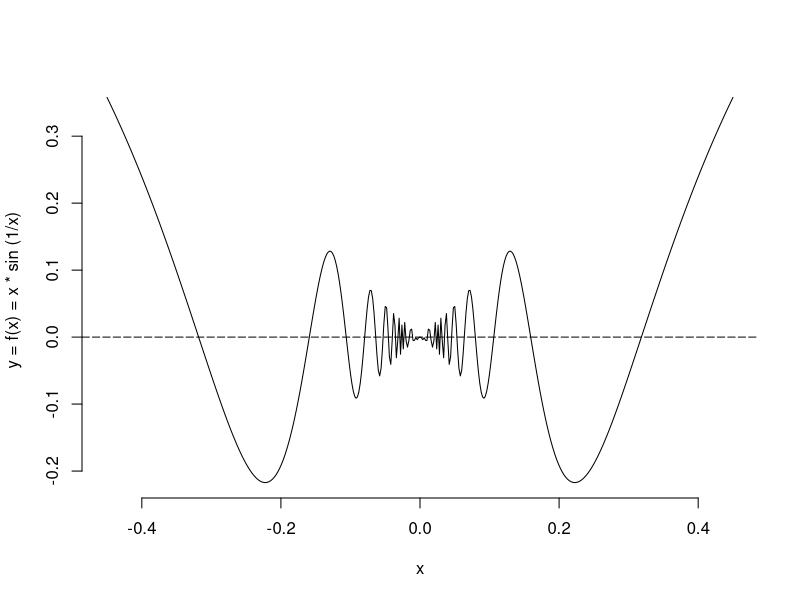

The R script that drew this image:
## ---- chunk 1
knitr::opts_chunk$set(echo = TRUE)
## ---- chunk 2
x <- seq(-.45,.45,by=0.002)
suppressWarnings(y <- ifelse(x == 0, 0, x * sin(1/x)))
plot(x, y, ylab = 'y = f(x) = x * sin (1/x)', bty = 'n', type = 'l')
abline(h =0, lty = 5)
